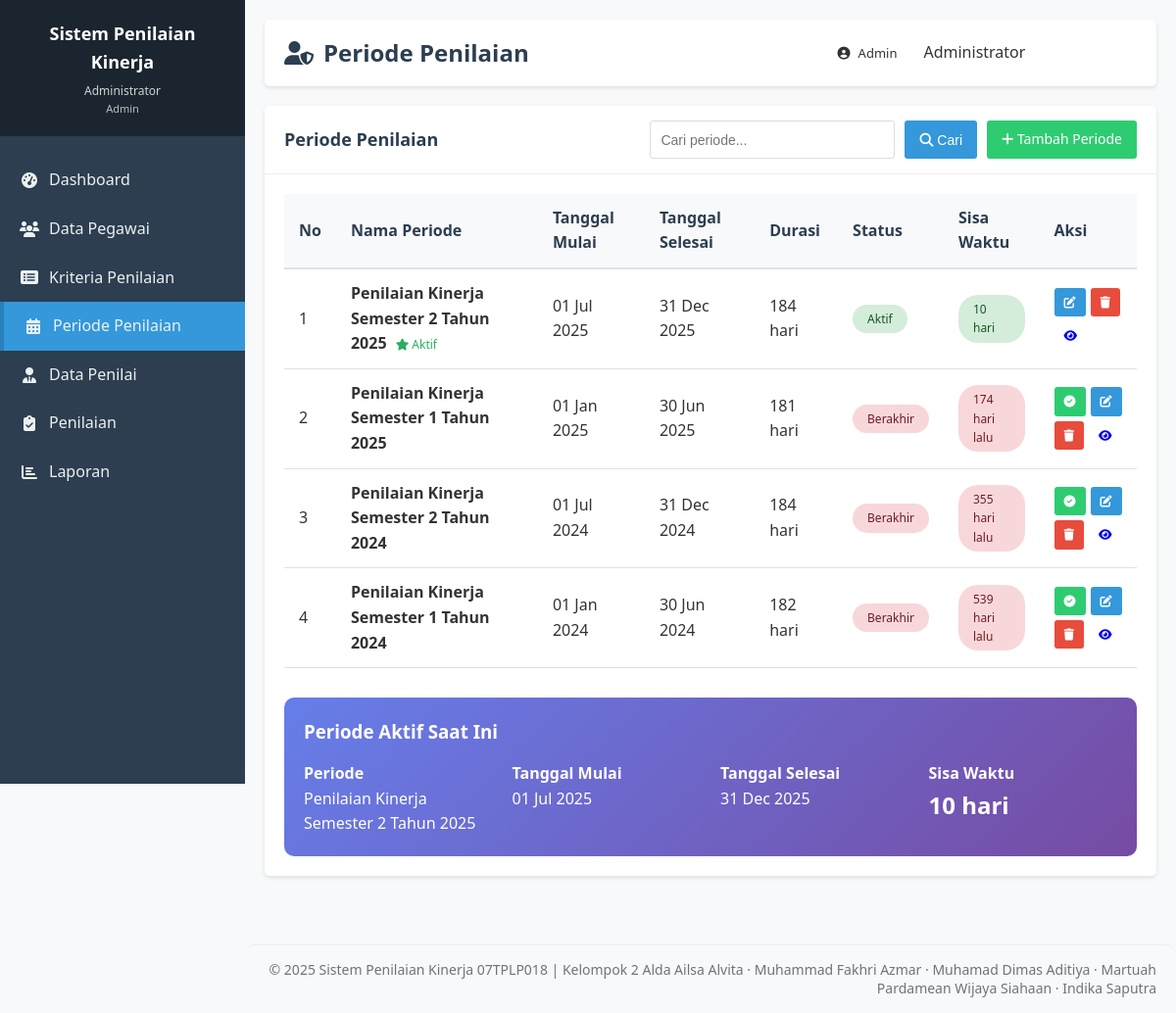
Screenshot of /admin/periode.php (signed in) with the database file from the repository.
### tables this page shows
CREATE TABLE `periode_penilaian` (
  `id` int(11) NOT NULL,
  `nama_periode` varchar(100) NOT NULL,
  `tanggal_mulai` date NOT NULL,
  `tanggal_selesai` date NOT NULL,
  `status` enum('aktif','selesai','draft') NOT NULL DEFAULT 'draft',
  `created_at` timestamp NOT NULL DEFAULT current_timestamp(),
  `updated_at` timestamp NOT NULL DEFAULT current_timestamp() ON UPDATE current_timestamp()
);

### admin/periode.php (the view, shortened to what this page needs)
<?php
$db = new Database();
$conn = $db->getConnection();
$action = isset($_GET['action']) ? $db->escapeString($_GET['action']) : '';
$periode_data = null;
$search = isset($_GET['search']) ? $db->escapeString($_GET['search']) : '';
$query = "SELECT *,
          DATEDIFF(tanggal_selesai, CURDATE()) as sisa_hari,
          CASE
            WHEN status = 'aktif' THEN 'Aktif'
            WHEN tanggal_selesai < CURDATE() THEN 'Berakhir'
            ELSE 'Akan Datang'
          END as status_display
          FROM periode_penilaian";
$query .= " ORDER BY tanggal_mulai DESC";
$result = $conn->query($query);
require_once '../includes/header.php';
?>
<?php if ($action == 'tambah' || $action == 'edit'): ?>
<div class="card">
    <div class="card-header">
        <h2><?php echo $action == 'tambah' ? 'Tambah Periode Penilaian' : 'Edit Periode Penilaian'; ?></h2>
        <a href="periode.php" class="btn btn-primary">
            <i class="fas fa-arrow-left"></i> Kembali
        </a>
    </div>
    <div class="card-body">
        <form method="POST" action="">
            <?php if ($action == 'edit'): ?>
                <input type="hidden" name="id" value="<?php echo $periode_data['id']; ?>">
                <input type="hidden" name="edit_periode" value="1">
            <?php else: ?>
                <input type="hidden" name="tambah_periode" value="1">
            <?php endif; ?>
            <div style="display: grid; grid-template-columns: 2fr 1fr 1fr; gap: 20px;">
                <div class="form-group">
                    <label for="nama_periode">Nama Periode *</label>
                    <input type="text" id="nama_periode" name="nama_periode" class="form-control"
                           value="<?php echo $periode_data['nama_periode'] ?? ''; ?>" required
                           placeholder="Contoh: Penilaian Semester 1 2025">
                    <small style="color: #7f8c8d;">Gunakan format yang jelas dan konsisten</small>
                </div>
                <div class="form-group">
                    <label for="tanggal_mulai">Tanggal Mulai *</label>
                    <input type="date" id="tanggal_mulai" name="tanggal_mulai" class="form-control"
                           value="<?php echo $periode_data['tanggal_mulai'] ?? ''; ?>" required>
                </div>
                <div class="form-group">
                    <label for="tanggal_selesai">Tanggal Selesai *</label>
                    <input type="date" id="tanggal_selesai" name="tanggal_selesai" class="form-control"
                           value="<?php echo $periode_data['tanggal_selesai'] ?? ''; ?>" required>
                </div>
                <div class="form-group">
                    <label for="status">Status</label>
                    <select id="status" name="status" class="form-control">
                        <option value="non-aktif" <?php echo ($periode_data['status'] ?? 'non-aktif') == 'non-aktif' ? 'selected' : ''; ?>>
                            Non-Aktif
                        </option>
                        <option value="aktif" <?php echo ($periode_data['status'] ?? '') == 'aktif' ? 'selected' : ''; ?>>
                            Aktif
                        </option>
                    </select>
                    <small style="color: #7f8c8d;">Hanya satu periode yang bisa aktif</small>
                </div>
            </div>
            <div style="margin-top: 20px; padding: 15px; background: #f8f9fa; border-radius: 5px;">
                <h4 style="margin-bottom: 10px; color: #2c3e50;">Informasi Periode</h4>
                <div id="periodeInfo">
                    <p>Masukkan tanggal untuk melihat detail periode</p>
                </div>
            </div>
            <div style="margin-top: 30px; display: flex; gap: 10px;">
                <button type="submit" class="btn btn-success">
                    <i class="fas fa-save"></i> Simpan
                </button>
                <a href="periode.php" class="btn btn-warning">
                    <i class="fas fa-times"></i> Batal
                </a>
            </div>
        </form>
    </div>
</div>
<script>
document.addEventListener('DOMContentLoaded', function() {
    const tanggalMulai = document.getElementById('tanggal_mulai');
    const tanggalSelesai = document.getElementById('tanggal_selesai');
    const periodeInfo = document.getElementById('periodeInfo');
    function updatePeriodeInfo() {
        if (tanggalMulai.value && tanggalSelesai.value) {
            const mulai = new Date(tanggalMulai.value);
            const selesai = new Date(tanggalSelesai.value);
            const hari = Math.floor((selesai - mulai) / (1000 * 60 * 60 * 24)) + 1;
            const mulaiFormatted = mulai.toLocaleDateString('id-ID', {
                day: 'numeric',
                month: 'long',
                year: 'numeric'
            });
            const selesaiFormatted = selesai.toLocaleDateString('id-ID', {
                day: 'numeric',
                month: 'long',
                year: 'numeric'
            });
            let statusClass = 'status-active';
            let statusText = 'Akan Berlangsung';
            const sekarang = new Date();
            if (selesai < sekarang) {
                statusClass = 'status-inactive';
                statusText = 'Telah Berakhir';
            } else if (mulai <= sekarang && selesai >= sekarang) {
                statusClass = 'status-active';
                statusText = 'Sedang Berlangsung';
            }
            periodeInfo.innerHTML = `
                <div style="display: grid; grid-template-columns: 1fr 1fr; gap: 10px; margin-bottom: 10px;">
                    <div>
                        <strong>Tanggal Mulai:</strong><br>
                        ${mulaiFormatted}
                    </div>
                    <div>
                        <strong>Tanggal Selesai:</strong><br>
                        ${selesaiFormatted}
                    </div>
                </div>
                <div style="display: grid; grid-template-columns: 1fr 1fr; gap: 10px;">
                    <div>
                        <strong>Durasi:</strong><br>
                        ${hari} hari
                    </div>
                    <div>
                        <strong>Status:</strong><br>
                        <span class="status-badge ${statusClass}">${statusText}</span>
                    </div>
                </div>
            `;
        }
    }
    tanggalMulai.addEventListener('change', updatePeriodeInfo);
    tanggalSelesai.addEventListener('change', updatePeriodeInfo);
    // Initial update if dates are pre-filled
    updatePeriodeInfo();
});
</script>
<?php else: ?>
<div class="card">
    <div class="card-header" style="display: flex; justify-content: space-between; align-items: center;">
        <h2>Periode Penilaian</h2>
        <div style="display: flex; gap: 10px;">
            <form method="GET" action="" style="display: flex; gap: 10px;">
                <input type="text" name="search" class="form-control" placeholder="Cari periode..."
                       value="<?php echo $search; ?>" style="width: 250px;">
                <button type="submit" class="btn btn-primary">
                    <i class="fas fa-search"></i> Cari
                </button>
            </form>
            <a href="?action=tambah" class="btn btn-success">
                <i class="fas fa-plus"></i> Tambah Periode
            </a>
        </div>
    </div>
    <div class="card-body">
        <?php if ($result->num_rows > 0): ?>
            <div class="table-responsive">
                <table class="data-table">
                    <thead>
                        <tr>
                            <th>No</th>
                            <th>Nama Periode</th>
                            <th>Tanggal Mulai</th>
                            <th>Tanggal Selesai</th>
                            <th>Durasi</th>
                            <th>Status</th>
                            <th>Sisa Waktu</th>
                            <th>Aksi</th>
                        </tr>
                    </thead>
                    <tbody>
                        <?php $no = 1; ?>
                        <?php while ($row = $result->fetch_assoc()):
                            $mulai = new DateTime($row['tanggal_mulai']);
                            $selesai = new DateTime($row['tanggal_selesai']);
                            $sekarang = new DateTime();
                            $durasi = $mulai->diff($selesai)->days + 1;
                            $status_class = '';
                            $status_text = '';
                            if ($row['status'] == 'aktif') {
                                $status_class = 'status-active';
                                $status_text = 'Aktif';
                            } elseif ($selesai < $sekarang) {
                                $status_class = 'status-inactive';
                                $status_text = 'Berakhir';
                            } else {
                                $status_class = 'status-pending';
                                $status_text = 'Akan Datang';
                            }
                            $sisa_hari = $row['sisa_hari'];
                            $sisa_text = '';
                            $sisa_class = '';
                            if ($sisa_hari > 30) {
                                $sisa_text = floor($sisa_hari / 30) . ' bulan';
                                $sisa_class = 'status-active';
                            } elseif ($sisa_hari > 0) {
                                $sisa_text = $sisa_hari . ' hari';
                                $sisa_class = $sisa_hari > 7 ? 'status-active' : 'status-pending';
                            } elseif ($sisa_hari == 0) {
                                $sisa_text = 'Hari terakhir';
                                $sisa_class = 'status-pending';
                            } else {
                                $sisa_text = abs($sisa_hari) . ' hari lalu';
                                $sisa_class = 'status-inactive';
                            }
                        ?>
                            <tr>
                                <td><?php echo $no++; ?></td>
                                <td>
                                    <strong><?php echo $row['nama_periode']; ?></strong>
                                    <?php if ($row['status'] == 'aktif'): ?>
                                        <span style="color: #27ae60; font-size: 12px; margin-left: 5px;">
                                            <i class="fas fa-star"></i> Aktif
                                        </span>
                                    <?php endif; ?>
                                </td>
                                <td><?php echo date('d M Y', strtotime($row['tanggal_mulai'])); ?></td>
                                <td><?php echo date('d M Y', strtotime($row['tanggal_selesai'])); ?></td>
                                <td><?php echo $durasi; ?> hari</td>
                                <td>
                                    <span class="status-badge <?php echo $status_class; ?>">
                                        <?php echo $status_text; ?>
                                    </span>
                                </td>
                                <td>
                                    <span class="status-badge <?php echo $sisa_class; ?>">
                                        <?php echo $sisa_text; ?>
                                    </span>
                                </td>
                                <td>
                                    <div style="display: flex; gap: 5px; flex-wrap: wrap;">
                                        <?php if ($row['status'] != 'aktif'): ?>
                                            <a href="?action=aktifkan&id=<?php echo $row['id']; ?>"
                                               class="btn btn-sm btn-success"
                                               title="Aktifkan"
                                               onclick="return confirm('Aktifkan periode <?php echo $row['nama_periode']; ?>?')">
                                                <i class="fas fa-check-circle"></i>
                                            </a>
                                        <?php endif; ?>
                                        <a href="?action=edit&id=<?php echo $row['id']; ?>"
                                           class="btn btn-sm btn-primary" title="Edit">
                                            <i class="fas fa-edit"></i>
                                        </a>
                                        <a href="?action=delete&id=<?php echo $row['id']; ?>"
                                           class="btn btn-sm btn-danger"
                                           onclick="return confirm('Apakah Anda yakin ingin menghapus periode <?php echo $row['nama_periode']; ?>?')"
                                           title="Hapus">
                                            <i class="fas fa-trash"></i>
                                        </a>
                                        <a href="penilaian.php?periode_id=<?php echo $row['id']; ?>"
                                           class="btn btn-sm btn-info" title="Lihat Penilaian">
                                            <i class="fas fa-eye"></i>
                                        </a>
                                    </div>
                                </td>
                            </tr>
                        <?php endwhile; ?>
                    </tbody>
                </table>
            </div>
            <?php
            $periode_aktif = $conn->query("
                SELECT *, DATEDIFF(tanggal_selesai, CURDATE()) as sisa_hari
                FROM periode_penilaian
                WHERE status = 'aktif'
            ")->fetch_assoc();
            if ($periode_aktif):
            ?>
                <div style="margin-top: 30px; padding: 20px; background: linear-gradient(135deg, #667eea 0%, #764ba2 100%);
                     color: white; border-radius: 10px;">
                    <h3 style="margin-bottom: 15px;">Periode Aktif Saat Ini</h3>
                    <div style="display: grid; grid-template-columns: repeat(4, 1fr); gap: 20px;">
                        <div>
                            <strong>Periode</strong><br>
                            <?php echo $periode_aktif['nama_periode']; ?>
                        </div>
                        <div>
                            <strong>Tanggal Mulai</strong><br>
                            <?php echo date('d M Y', strtotime($periode_aktif['tanggal_mulai'])); ?>
                        </div>
                        <div>
                            <strong>Tanggal Selesai</strong><br>
                            <?php echo date('d M Y', strtotime($periode_aktif['tanggal_selesai'])); ?>
                        </div>
                        <div>
                            <strong>Sisa Waktu</strong><br>
                            <span style="font-size: 24px; font-weight: bold;">
                                <?php echo $periode_aktif['sisa_hari'] > 0 ? $periode_aktif['sisa_hari'] : 0; ?> hari
                            </span>
                        </div>
                    </div>
                </div>
            <?php endif; ?>
        <?php endif; ?>
    </div>
</div>
<?php endif; ?>
<?php require_once '../includes/footer.php'; ?>

### rows the page displays
periode_penilaian: nama_periode "Penilaian Kinerja Semester 2 Tahun 2025", shows "Aktif", tanggal_mulai "01 Jul 2025", tanggal_selesai "31 Dec 2025", durasi "184", status "Aktif", sisa_text "10 hari"
periode_penilaian: nama_periode "Penilaian Kinerja Semester 1 Tahun 2025", tanggal_mulai "01 Jan 2025", tanggal_selesai "30 Jun 2025", durasi "181", status_text "Berakhir", sisa_text "174 hari lalu"
periode_penilaian: nama_periode "Penilaian Kinerja Semester 2 Tahun 2024", tanggal_mulai "01 Jul 2024", tanggal_selesai "31 Dec 2024", durasi "184", status_text "Berakhir", sisa_text "355 hari lalu"
periode_penilaian: nama_periode "Penilaian Kinerja Semester 1 Tahun 2024", tanggal_mulai "01 Jan 2024", tanggal_selesai "30 Jun 2024", durasi "182", status_text "Berakhir", sisa_text "539 hari lalu"

### other values shown
$_SESSION['nama_lengkap'] "Administrator"
$page_title "Periode Penilaian"
$role "Admin"
$periode_aktif['sisa_hari'] "10"
